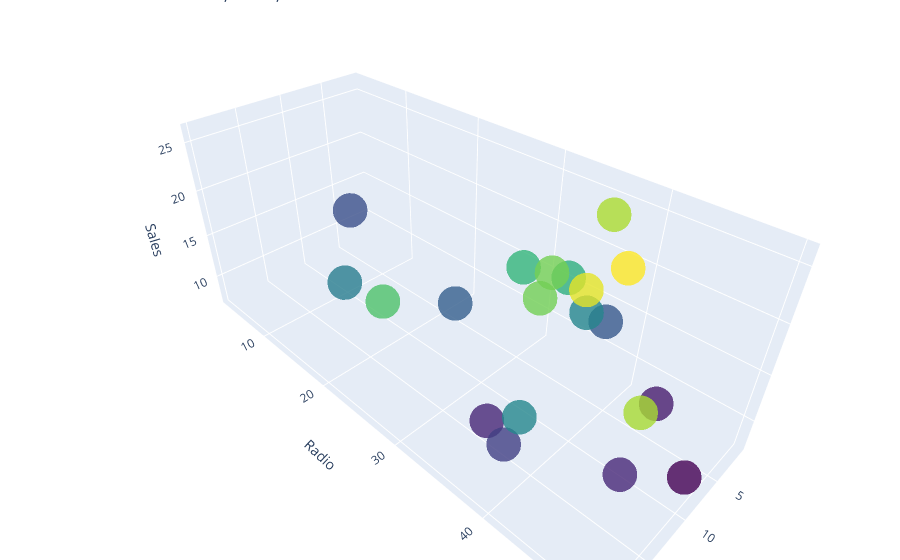

Here is the notebook cell this chart was saved with:
### Code cell
data_sorted = df.sort_values(by='Newspaper', ascending=False)
df_20 = data_sorted.iloc[:20, :]
df_20['TV'] = np.arange(1, len(df_20) + 1)

# Generating 3D scatter plot
trace1 = go.Scatter3d(
    x=df_20['TV'],
    y=df_20['Radio'],
    z=df_20['Sales'],
    mode='markers',
    marker=dict(
        size=12,
        color=df_20['Sales'],
        colorscale='Viridis',
        opacity=0.8
    ),
    text=df_20['ID']
)

data = [trace1]
layout = go.Layout(
    title="3D Scatter Plot of Sales, Radio, and TV",
    margin=dict(
        l=0,
        r=0,
        b=0,
        t=0
    ),
    scene=dict(
        xaxis_title='TV',
        yaxis_title='Radio',
        zaxis_title='Sales'
    )
)

fig = go.Figure(data=data, layout=layout)

fig.show()

### Figure 1 — Plotly figure (JSON) as saved in the notebook; plotly's stock layout.template omitted (floating-point values rounded to 4 significant figures)
{"data": [{"marker": {"color": [12.5, 23.8, 8.7, 11.9, 15.9, 19.2, 7.2, 19.7, 12.9, 22.2, 26.2, 9.3, 22.1, 25.5, 9.2, 15.2, 10.8, 16, 23.7, 20.8], "colorscale": [[0, "#440154"], [0.1111, "#482878"], [0.2222, "#3e4989"], [0.3333, "#31688e"], [0.4444, "#26828e"], [0.5556, "#1f9e89"], [0.6667, "#35b779"], [0.7778, "#6ece58"], [0.8889, "#b5de2b"], [1, "#fde725"]], "opacity": 0.8, "size": 12}, "mode": "markers", "text": [17, 102, 76, 166, 119, 142, 6, 125, 89, 94, 184, 3, 1, 199, 13, 86, 135, 88, 56, 138], "type": "scatter3d", "x": [1, 2, 3, 4, 5, 6, 7, 8, 9, 10, 11, 12, 13, 14, 15, 16, 17, 18, 19, 20], "y": [36.6, 36.3, 43.7, 3.4, 36.9, 35.4, 48.9, 32.3, 25.5, 36.5, 43, 45.9, 37.8, 42, 35.1, 18.4, 38.6, 40.6, 49.4, 28.9], "z": [12.5, 23.8, 8.7, 11.9, 15.9, 19.2, 7.2, 19.7, 12.9, 22.2, 26.2, 9.3, 22.1, 25.5, 9.2, 15.2, 10.8, 16, 23.7, 20.8]}], "layout": {"margin": {"b": 0, "l": 0, "r": 0, "t": 0}, "scene": {"xaxis": {"title": {"text": "TV"}}, "yaxis": {"title": {"text": "Radio"}}, "zaxis": {"title": {"text": "Sales"}}}, "title": {"text": "3D Scatter Plot of Sales, Radio, and TV"}}}
